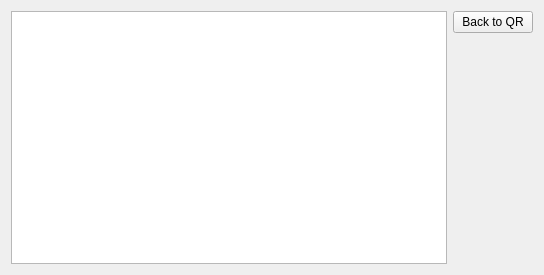
<?xml version="1.0" encoding="UTF-8"?>
<ui version="4.0">
 <class>CameraViewWidget</class>
 <widget class="QWidget" name="CameraViewWidget">
  <property name="geometry">
   <rect>
    <x>0</x>
    <y>0</y>
    <width>544</width>
    <height>275</height>
   </rect>
  </property>
  <property name="windowTitle">
   <string>Form</string>
  </property>
  <layout class="QHBoxLayout" name="horizontalLayout">
   <item>
    <widget class="QGraphicsView" name="gvw_main"/>
   </item>
   <item>
    <layout class="QVBoxLayout" name="verticalLayout">
     <item>
      <widget class="QPushButton" name="btn_to_qr">
       <property name="text">
        <string>Back to QR</string>
       </property>
      </widget>
     </item>
     <item>
      <spacer name="verticalSpacer">
       <property name="orientation">
        <enum>Qt::Vertical</enum>
       </property>
       <property name="sizeHint" stdset="0">
        <size>
         <width>20</width>
         <height>40</height>
        </size>
       </property>
      </spacer>
     </item>
    </layout>
   </item>
  </layout>
 </widget>
 <resources/>
 <connections/>
</ui>
